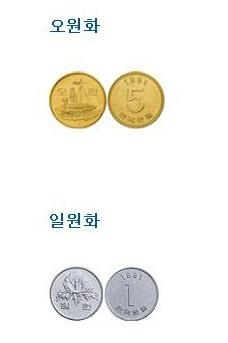
#> input picture start to book/images/one.jpg, 228 x 343 px, found by its file name
$ python 'hough transform.py'
#> lines starting #> are read from the running program, lines starting #| are printed output that depends on the picture
import cv2
import numpy as np
import math


# 허프변환에 대한 기본지식만 갖고 가기

# 기본적인 허프 변환 직선 검출
# [57 lines left out: functions houghLines, houghLineSegments, not called in this run]

# 원 검출 3차원 파라미터 공간에서 축적 배열을 정의하고 사용 (시간이 많이 걸림)
# so openCV 에서는 일반적인 허프 변환이 아닌 허프 그래디언트 방법을 사용
def houghCircles():
    src = cv2.imread("images/one.jpg", cv2.IMREAD_GRAYSCALE)
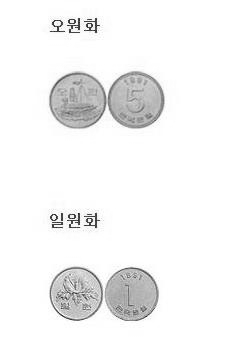
#> src: shape (343, 228); min 27, max 255, mean 243.2

    if src is None:
        print("None")
        return

    blurred = cv2.blur(src, (3,3))
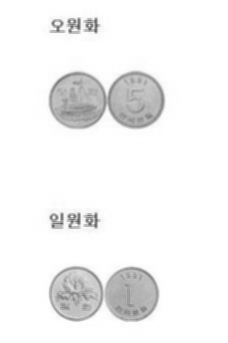
#> blurred: shape (343, 228); min 82, max 255, mean 243.2

    circles = cv2.HoughCircles(blurred, cv2.HOUGH_GRADIENT, 1, 50, param1=150, param2=30)
#> circles = [[131.5, 293.5, 27.1], [77.5, 99.5, 29], [135.5, 100.5, 28.1], [69.5, 301.5, 17.6]]
    dst = cv2.cvtColor(src, cv2.COLOR_GRAY2BGR)


    for i in range(circles.shape[1]):
        cx, cy, radius = circles[0][i]
        cv2.circle(dst, (cx, cy), radius, (0, 0, 255), 2, cv2.LINE_AA)
#> this loop made 4 passes
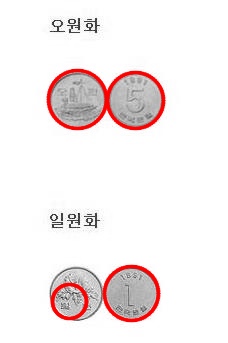
#> dst: shape (343, 228, 3); mean B, G, R 237.5, 237.5, 245


    cv2.imshow("src", src)
    cv2.imshow("dst", dst)

    cv2.waitKey()
    cv2.destroyAllWindows()


if __name__ == "__main__":
    houghCircles()
    # houghLineSegments()

$ run again, with start to book/images/pan.jpg copied over start to book/images/one.jpg
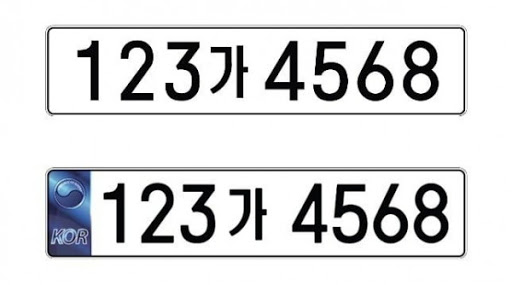
#> input picture start to book/images/pan.jpg, 512 x 285 px, found by its file name
#> in houghCircles, `blurred = cv2.blur(src, (3,3))`:
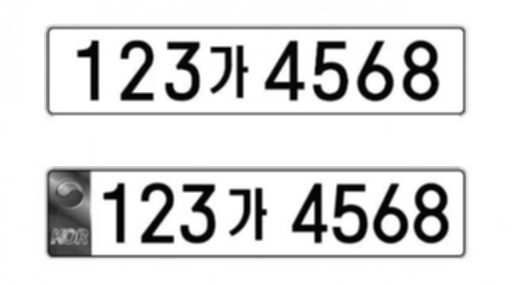
#> blurred: shape (285, 512); min 1, max 255, mean 219.5
#> circles = 19 rows, first 8: [317.5, 146.5, 120.6], [230.5, 144.5, 119.3], [157.5, 148.5, 109.4], [430.5, 225.5, 17.4], [420.5, 82.5, 17.7], [92.5, 211.5, 45.9], [158.5, 98.5, 72.6], [297.5, 202.5, 54.9]
#> the loop in houghCircles, `for i in range(circles.shape[1]):` made 19 passes
#> after the loop in houghCircles, `for i in range(circles.shape[1]):`:
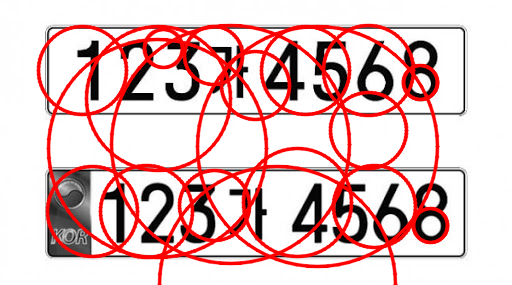
#> dst: shape (285, 512, 3); mean B, G, R 193.4, 193.4, 228
